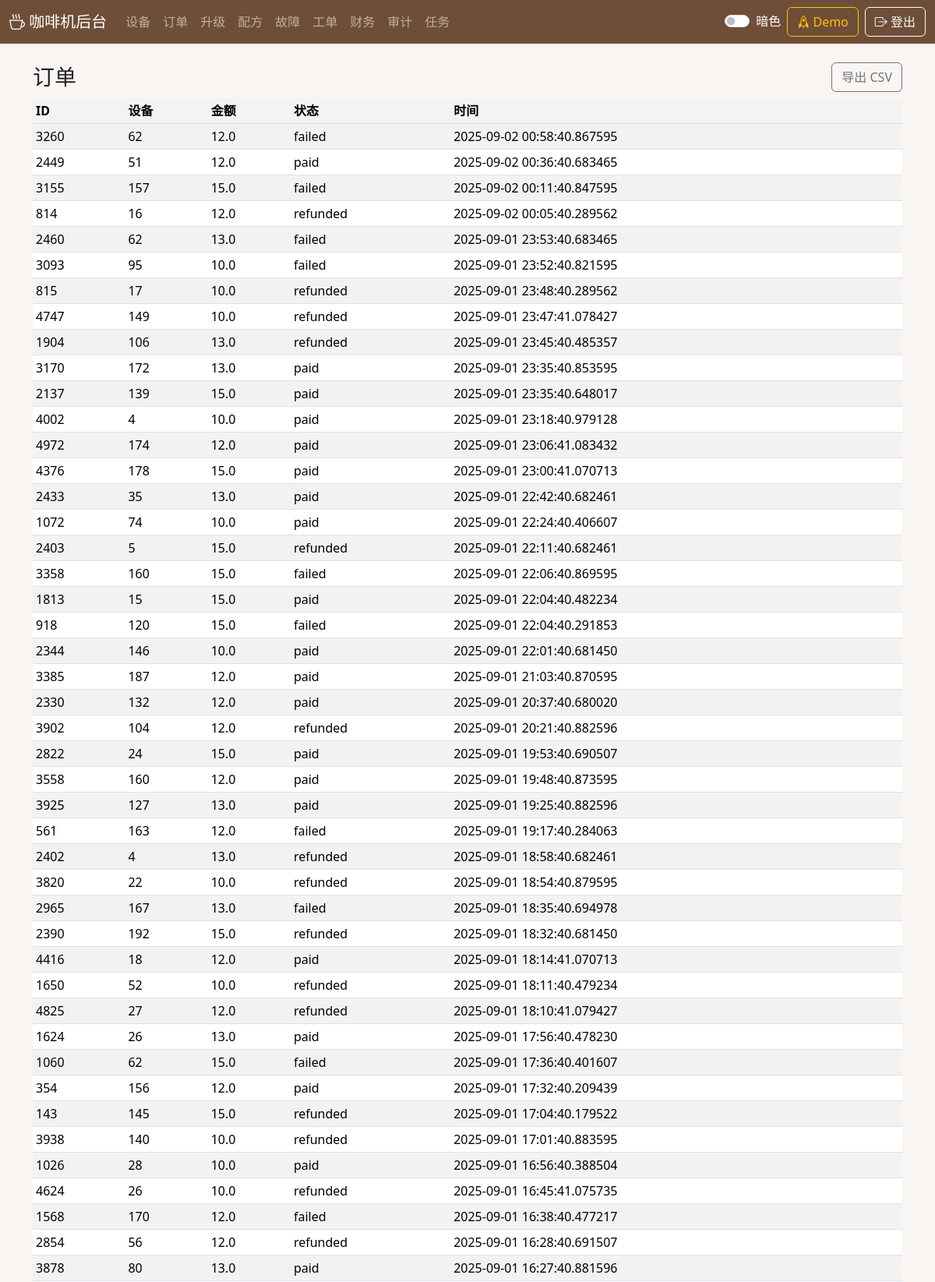
/orders (signed in, upper part), run on the app's committed database.
### app/models.py (models this page shows)
class TimestampMixin:
    created_at: Mapped[datetime] = mapped_column(default=datetime.utcnow, nullable=False, index=True)
    updated_at: Mapped[datetime] = mapped_column(default=datetime.utcnow, onupdate=datetime.utcnow, nullable=False)

class Order(db.Model, TimestampMixin):
    __tablename__ = "orders"
    id: Mapped[int] = mapped_column(primary_key=True)
    order_no: Mapped[Optional[str]] = mapped_column(nullable=True, index=True)
    device_id: Mapped[int] = mapped_column(ForeignKey("devices.id"), nullable=False, index=True)
    merchant_id: Mapped[int] = mapped_column(ForeignKey("merchants.id"), nullable=False, index=True)
    product_id: Mapped[Optional[int]] = mapped_column(ForeignKey("product_catalog.id"), nullable=True)
    price: Mapped[float] = mapped_column(nullable=False, default=0.0)
    pay_method: Mapped[str] = mapped_column(nullable=False, default="cash")
    status: Mapped[str] = mapped_column(nullable=False, default="paid", index=True)
    is_exception: Mapped[bool] = mapped_column(nullable=False, default=False)
    raw_payload: Mapped[Optional[Dict[str, Any]]] = mapped_column(JSON, nullable=True)
    device = relationship("Device", back_populates="orders")

### app/blueprints/admin.py (the view)
@bp.route("/orders")
def orders_page():
    orders = Order.query.order_by(Order.created_at.desc()).limit(100).all()
    return render_template("orders.html", orders=orders)

### app/blueprints/admin.py (called while the page is built)
@bp.before_app_request
def ensure_login():
    from flask import request as flask_request
    if flask_request.path.startswith("/api/"):
        return
    if flask_request.endpoint in {"auth.login_page", "static"}:
        return
    if session.get("user_id") is None:
        if not flask_request.path.startswith("/login"):
            return redirect(url_for("auth.login_page"))

### app/templates/orders.html (shortened to what this page needs)
{% extends 'base.html' %}
{% block content %}
<div class="d-flex justify-content-between align-items-center mb-2">
  <h3 class="m-0">订单</h3>
  <a class="btn btn-outline-secondary" href="/api/orders?format=csv">导出 CSV</a>
  </div>
<table id="ordersTable" class="table table-striped table-sm">
  <thead><tr><th>ID</th><th>设备</th><th>金额</th><th>状态</th><th>时间</th></tr></thead>
  <tbody>
    {% for o in orders %}
    <tr><td>{{ o.id }}</td><td>{{ o.device_id }}</td><td>{{ o.price }}</td><td>{{ o.status }}</td><td>{{ o.created_at }}</td></tr>
    {% endfor %}
  </tbody>
</table>
{% endblock %}

### app/static/css/theme.css (style rules this page uses)
:root { --primary:#6f4e37; --accent:#d4a373; --success:#2ca58d; --danger:#d9534f; --bg:#f8f5f2; --card:#ffffff; --text:#222; }
body { background:var(--bg); color:var(--text); }
.table thead th { background:#f3f3f3; }

### data on the page
Order: id "3260", device_id "62", price "12.0", status "failed", created_at "2025-09-02 00:58:40.867595"
Order: id "2449", device_id "51", price "12.0", status "paid", created_at "2025-09-02 00:36:40.683465"
Order: id "3155", device_id "157", price "15.0", status "failed", created_at "2025-09-02 00:11:40.847595"
Order: id "814", device_id "16", price "12.0", status "refunded", created_at "2025-09-02 00:05:40.289562"
Order: id "2460", device_id "62", price "13.0", status "failed", created_at "2025-09-01 23:53:40.683465"
Order: id "3093", device_id "95", price "10.0", status "failed", created_at "2025-09-01 23:52:40.821595"
Order: id "815", device_id "17", price "10.0", status "refunded", created_at "2025-09-01 23:48:40.289562"
Order: id "1904", device_id "106", price "13.0", status "refunded", created_at "2025-09-01 23:45:40.485357"
Order: id "3170", device_id "172", price "13.0", status "paid", created_at "2025-09-01 23:35:40.853595"
Order: id "2137", device_id "139", price "15.0", status "paid", created_at "2025-09-01 23:35:40.648017"
Order: id "2433", device_id "35", price "13.0", status "paid", created_at "2025-09-01 22:42:40.682461"
Order: id "1072", device_id "74", price "10.0", status "paid", created_at "2025-09-01 22:24:40.406607"
Order: id "2403", device_id "5", price "15.0", status "refunded", created_at "2025-09-01 22:11:40.682461"
Order: id "3358", device_id "160", price "15.0", status "failed", created_at "2025-09-01 22:06:40.869595"
Order: id "1813", device_id "15", price "15.0", status "paid", created_at "2025-09-01 22:04:40.482234"
Order: id "918", device_id "120", price "15.0", status "failed", created_at "2025-09-01 22:04:40.291853"
Order: id "2344", device_id "146", price "10.0", status "paid", created_at "2025-09-01 22:01:40.681450"
Order: id "3385", device_id "187", price "12.0", status "paid", created_at "2025-09-01 21:03:40.870595"
Order: id "2330", device_id "132", price "12.0", status "paid", created_at "2025-09-01 20:37:40.680020"
Order: id "3902", device_id "104", price "12.0", status "refunded", created_at "2025-09-01 20:21:40.882596"
Order: id "2822", device_id "24", price "15.0", status "paid", created_at "2025-09-01 19:53:40.690507"
Order: id "3558", device_id "160", price "12.0", status "paid", created_at "2025-09-01 19:48:40.873595"
Order: id "3925", device_id "127", price "13.0", status "paid", created_at "2025-09-01 19:25:40.882596"
Order: id "561", device_id "163", price "12.0", status "failed", created_at "2025-09-01 19:17:40.284063"
Order: id "2402", device_id "4", price "13.0", status "refunded", created_at "2025-09-01 18:58:40.682461"
Order: id "3820", device_id "22", price "10.0", status "refunded", created_at "2025-09-01 18:54:40.879595"
Order: id "2965", device_id "167", price "13.0", status "failed", created_at "2025-09-01 18:35:40.694978"
Order: id "2390", device_id "192", price "15.0", status "refunded", created_at "2025-09-01 18:32:40.681450"
Order: id "1650", device_id "52", price "10.0", status "refunded", created_at "2025-09-01 18:11:40.479234"
Order: id "1624", device_id "26", price "13.0", status "paid", created_at "2025-09-01 17:56:40.478230"
Order: id "1060", device_id "62", price "15.0", status "failed", created_at "2025-09-01 17:36:40.401607"
Order: id "354", device_id "156", price "12.0", status "paid", created_at "2025-09-01 17:32:40.209439"
Order: id "143", device_id "145", price "15.0", status "refunded", created_at "2025-09-01 17:04:40.179522"
Order: id "3938", device_id "140", price "10.0", status "refunded", created_at "2025-09-01 17:01:40.883595"
Order: id "1026", device_id "28", price "10.0", status "paid", created_at "2025-09-01 16:56:40.388504"
Order: id "1568", device_id "170", price "12.0", status "failed", created_at "2025-09-01 16:38:40.477217"
Order: id "2854", device_id "56", price "12.0", status "refunded", created_at "2025-09-01 16:28:40.691507"
Order: id "3878", device_id "80", price "13.0", status "paid", created_at "2025-09-01 16:27:40.881596"

### other printed values
{{ o.id }} "4747" "4002" "4972" "4376" "4416" "4825" "4624"
{{ o.device_id }} "149" "4" "174" "178" "18" "27" "26"
{{ o.price }} "10.0" "10.0" "12.0" "15.0" "12.0" "12.0" "10.0"
{{ o.status }} "refunded" "paid" "paid" "paid" "paid" "refunded" "refunded"
{{ o.created_at }} "2025-09-01 23:47:41.078427" "2025-09-01 23:18:40.979128" "2025-09-01 23:06:41.083432" "2025-09-01 23:00:41.070713" "2025-09-01 18:14:41.070713" "2025-09-01 18:10:41.079427" "2025-09-01 16:45:41.075735"
